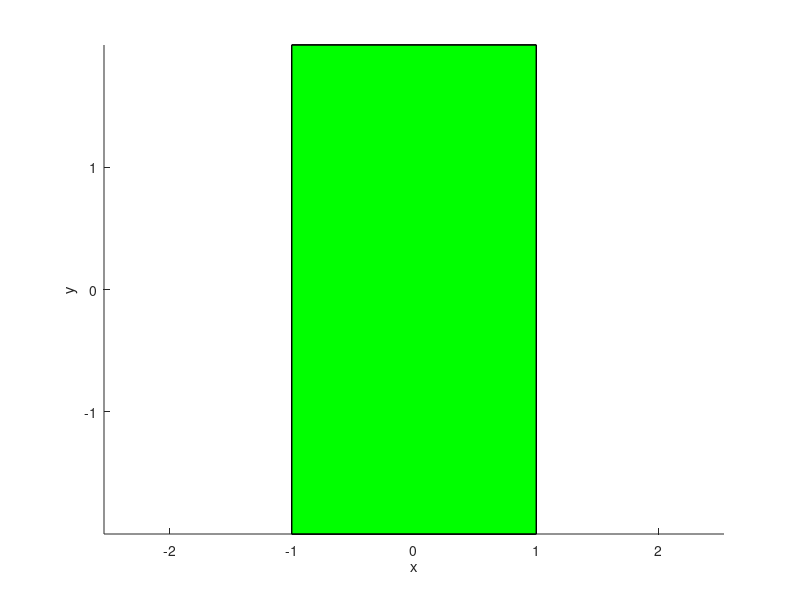

The MATLAB script that drew this image: (Note: this script raises an error after producing the figure.)
function rotateTester()
close all
h = 1;
w = 2;
l = 4;


xyzVertices = [-w/2 -l/2 -h/2; 
                -w/2 l/2 -h/2; 
                w/2 l/2 -h/2; 
                w/2 -l/2 -h/2; 
                -w/2 -l/2 h/2; 
                -w/2 l/2 h/2; 
                w/2 l/2 h/2; 
                w/2 -l/2 h/2];
figure()
myFaces = [1 2 3 4; 2 6 7 3; 4 3 7 8; 1 5 8 4; 1 2 6 5; 5 6 7 8];
patch('Vertices', xyzVertices, 'Faces', myFaces,'FaceColor','g');
xlabel('x')
ylabel('y')
zlabel('z')
axis equal
[R,Rt]=euler2Rot(-pi/2,0,pi/2);

xyzVertices = (R*xyzVertices')';

    % A function that plots a rectangle of heigh (z axis) h, width (y axis) w,
    % and length (x axis) l
    % x, y, and z are the coordinates of the center of the rectangle.
figure()
patch('Vertices', xyzVertices, 'Faces', myFaces,'FaceColor','g');
xlabel('x')
ylabel('y')
zlabel('z')
axis equal